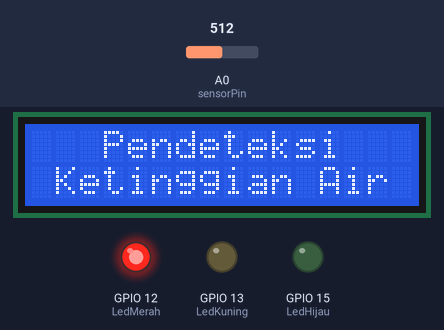
The sketch below on a simulated ESP8266 (NodeMCU). Parts: 16×2 character LCD, output pins drawn as LEDs (lit = HIGH). The inputs (shaded band) are chosen by the test bench; at power-on: A0 (sensorPin) = 512. WiFi joins after 1.5 s; servers stay silent unless stated; uploads are accepted with an empty reply; what the sketch prints to the serial monitor is not drawn.

Above: at 3.2 s.
3.3 s: A0 (sensorPin) set to 55
5.0 s: A0 (sensorPin) set to 44
At 6.5 s:
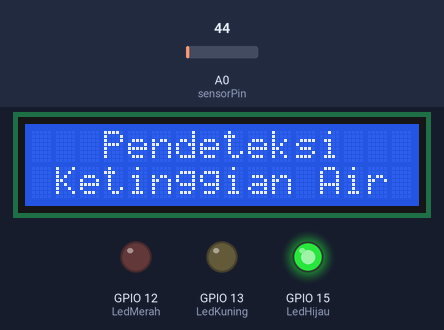
7.3 s: A0 (sensorPin) set to 241
9.5 s: A0 (sensorPin) set to 261
At 10.0 s:
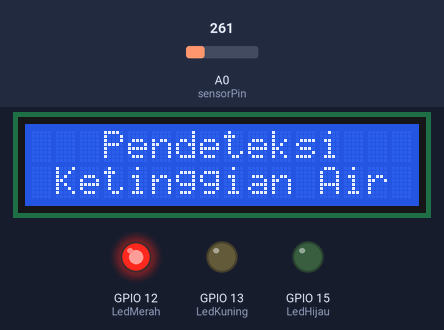
11.2 s: A0 (sensorPin) set to 40
At 12.7 s:
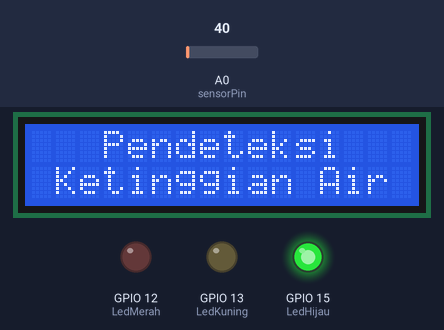
Timing chart, 0 to 14.2 s (numbered marks = the images above; inputs shaded):
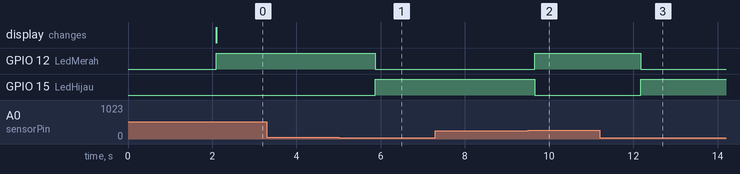

The sketch:

lcd.ino
```cpp
#include <Wire.h>
#include <LiquidCrystal_I2C.h>
#include <ESP8266WiFi.h>
#include <ESP8266HTTPClient.h>

LiquidCrystal_I2C lcd(0x27, 16, 2); // don't know what address to put instead of 0x27 as the scanner don't work

//Inialisasi nilai pin awal
const int sensorPin   = A0;
const int LedHijau    = 15;
const int LedKuning   = 13;
const int LedMerah    = 12;

//config wifi
const char* ssid      = "*"; //nama wifi/hostpot
const char* password  = "00000000"; //password wifi
const char* host      = "192.168.34.198"; //IP PC
const int httpPort    = 80; //Port dari servernya

//inialisasi nilai batas bawah dan atas
const int BatasBawah  = 50;
const int BatasAtas   = 250;

float tinggiAir = 0;
float nilaiakhir = 0;
float sensorVoltage = 0;

int nilaiMax = 1023;
float panjangSensor = 4.0;

void setup() {

  //munculkan status koneksi di serial monitor
  Serial.begin(115200);
  WiFi.mode(WIFI_STA);
  WiFi.begin(ssid, password);
  int i=0;
  while(WiFi.status() != WL_CONNECTED){
    Serial.print(".");
    delay(1000);
  }
  Serial.println("");
  Serial.println("WiFi connected");
  Serial.println("IP address: ");
  Serial.println(WiFi.localIP());
  Serial.println();


  //perkenalkan sebagai nilai output
  pinMode(LedMerah, OUTPUT);
  pinMode(LedHijau, OUTPUT) ;
  pinMode(LedKuning, OUTPUT) ;
  //perkenalkan sebagai nilai input
  pinMode(sensorPin, INPUT);
  //Matikan semua LED
  digitalWrite(LedHijau, LOW);
  digitalWrite(LedKuning, LOW);
  digitalWrite(LedMerah, LOW);

  //Menghidupkan Serial monitor Pada 115200 Baud
  Serial.begin(115200);

  //Menghidupkan LCD
  lcd.begin();
  lcd.backlight();
  //Tampilan awal LCD
  lcd.setCursor(0, 0);
  lcd.print("   Pendeteksi");
  lcd.setCursor(0, 1);
  lcd.print(" Ketinggian Air");
}

void loop() {
   nilaiakhir = 0;
  //dapatkan ketinggian air dari sensor
  int analogValue = analogRead(sensorPin);
  tinggiAir = analogValue*panjangSensor/nilaiMax;
  //  Serial.println(tinggiAir);

  //menampilkan ketinggian air pada serial monitor
  Serial.print('Ketinggian Air : ');
  Serial.println(tinggiAir);

  //jka nilai ketinggian air dibawah batas bawah, maka hidupkan lampu hijau dan lampu yg lain mati
  if (analogValue < BatasBawah) {
    digitalWrite(LedHijau, HIGH);
    digitalWrite(LedMerah, LOW);
    digitalWrite(LedKuning, LOW);
  }

  //jka nilai ketinggian air diatas batas bawah, maka hidupkan lampu merah dan buzzer dan lampu yg lain mati
  if (analogValue > BatasAtas) {
   nilaiakhir = tinggiAir;   digitalWrite(LedKuning, LOW);
   digitalWrite(LedMerah, HIGH);
   digitalWrite(LedHijau, LOW);
   digitalWrite(LedKuning, LOW);

  }

  WiFiClient client;

  if (!client.connect(host, httpPort)) {
    Serial.println("connection failed");
  }

  // We now create a URI for the request
  String url = "/iot/insert.php?";
  url += "tinggi=";
  url += nilaiakhir;

  Serial.print("Requesting URL: ");
  Serial.println(url);

  // This will send the request to the server
  client.print(String("GET ") + url + " HTTP/1.1\r\n" +
               "Host: " + host + "\r\n" +
               "Connection: close\r\n\r\n");
  if(client.available()== 0){
    Serial.println("Data Berhasil Disimpan");
  }else{
    Serial.println("Data Gagal Disimpan");
  }

  Serial.println();
  Serial.println("closing connection");

  delay(1000); //1 detik

}
```

Measured:
- the behaviour switches between 50 and 49 on A0 (sensorPin) (found by bisection; images 0 and 1)
- the behaviour switches between 250 and 251 on A0 (sensorPin) (found by bisection; images 1 and 2)
- after the input at 3.3 s, every drawn part: stays the same
- after the input at 5.0 s, GPIO 12 (LedMerah): HIGH → LOW after 0.88 s; GPIO 15 (LedHijau): LOW → HIGH after 0.88 s
- after the input at 7.3 s, every drawn part: stays the same
- after the input at 9.5 s, GPIO 12 (LedMerah): LOW → HIGH after 0.16 s; GPIO 15 (LedHijau): HIGH → LOW after 0.16 s
- after the input at 11.2 s, GPIO 12 (LedMerah): HIGH → LOW after 0.98 s; GPIO 15 (LedHijau): LOW → HIGH after 0.98 s
